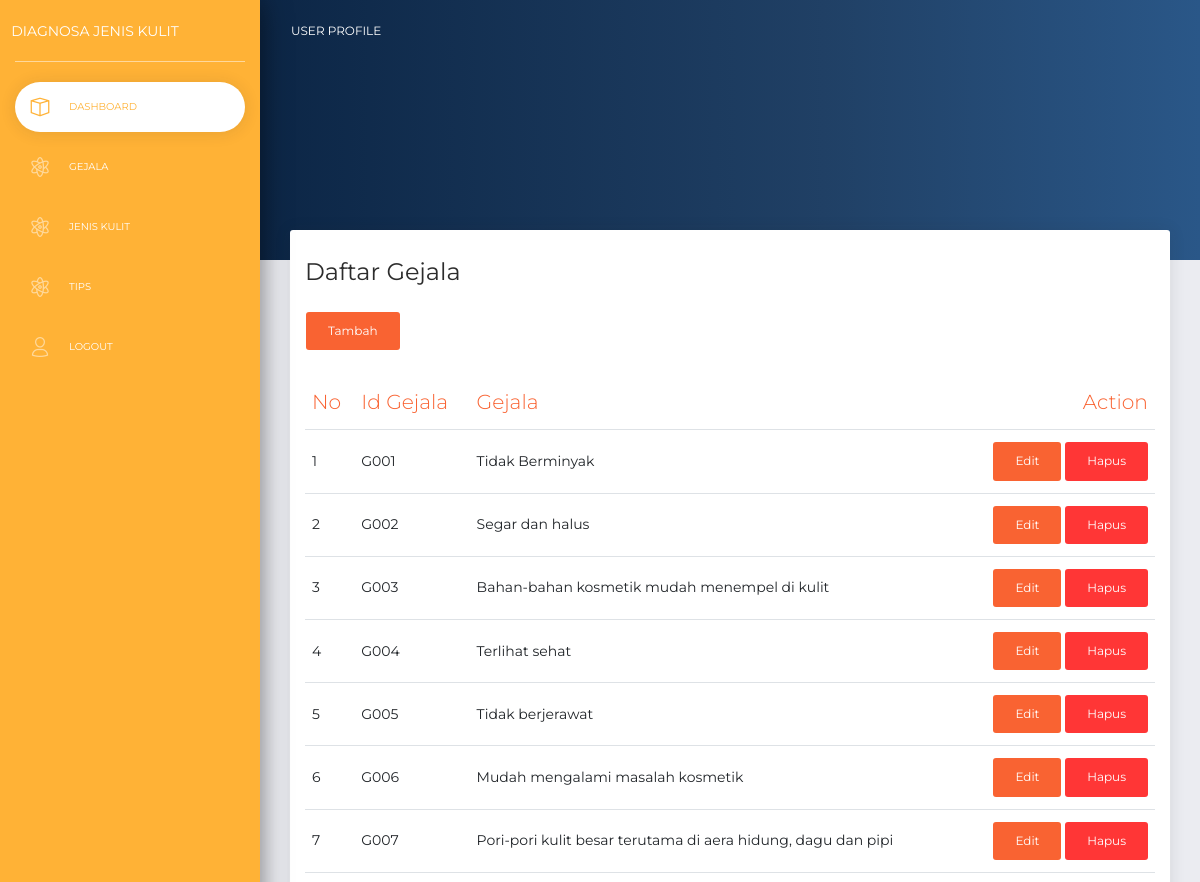
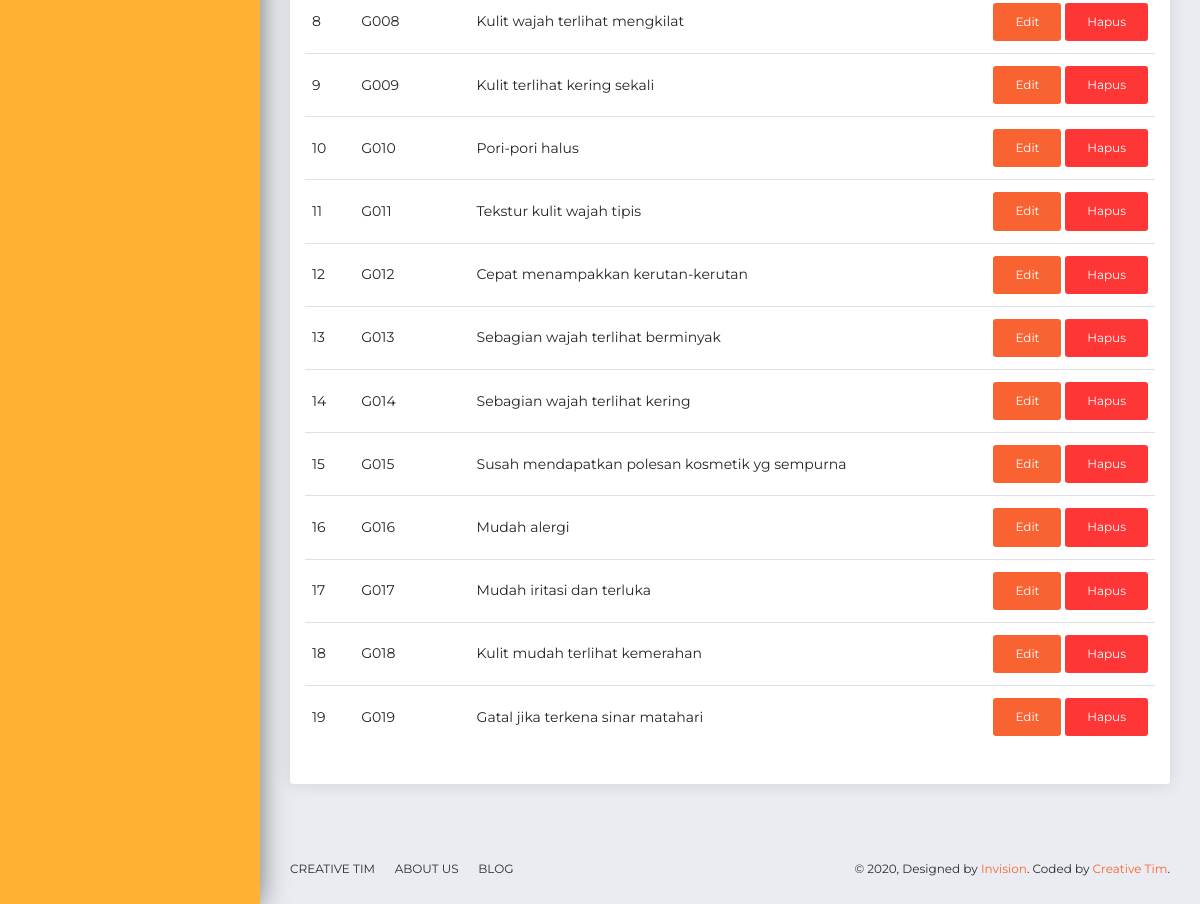
/index.php/gejala, run on the app's committed database (2 pictures, top to bottom).
### tables this page shows
CREATE TABLE `tb_gejala` (
  `id_gejala` varchar(5) NOT NULL,
  `gejala` varchar(255) NOT NULL
);

### application/controllers/Gejala.php (called while the page is built, shortened)
<?php
class Gejala extends CI_Controller
{
    function __construct() {
        $this->load->model('Gejala_model');
        $this->load->helper('form');
    }
    public function index()
    {
        $data['gejala_data'] = $this->Gejala_model->getData()->result();
        $this->load->view('admin/gejala/index', $data);
    }
}

### index.php (called while the page is built, shortened)
<?php
require_once BASEPATH.'core/CodeIgniter.php';

### application/models/Gejala_model.php (called while the page is built, shortened)
<?php
class Gejala_model extends CI_Model {
	public function getData(){
		return $this->db->get('tb_gejala');
	}
}
?>

### application/views/admin/gejala/index.php (the view)
<?php $this->load->view('admin/includes/header') ?>
  <div class="row">
  <div class="col-md-12">
    <div class="card">
      <div class="card-header">
        <h4 class="card-title">Daftar Gejala</h4>
        <a href="<?php echo base_url("Gejala/insert") ?>" class="btn btn-primary">Tambah</a>
      </div>
      <div class="card-body">
        <div class="table-responsive">
          <table class="table">
            <thead class=" text-primary">
              <th>
                No
              </th>
              <th>
                Id Gejala
              </th>
              <th>
                Gejala
              </th>
              <th class="text-right">
                Action
              </th>
            </thead>
            <tbody>
              <?php foreach ($gejala_data as $key => $value) : ?>
                <tr>
                  <td>
                    <?php echo $key+1; ?>
                  </td>
                  <td>
                    <?php echo $value->id_gejala ?>
                  </td>
                  <td>
                    <?php echo $value->gejala ?>
                  </td>
                  <td class="text-right">
                    <a href="<?php echo base_url("Gejala/update/".$value->id_gejala) ?>" class="btn btn-primary">Edit</a>
                    <a href="<?php echo base_url("Gejala/delete/".$value->id_gejala) ?>" class="btn btn-danger">Hapus</a>
                </td>
                </tr>
              <?php endforeach; ?>
            </tbody>
          </table>
        </div>
      </div>
    </div>
  </div>
</div>
<?php $this->load->view('admin/includes/footer') ?>

### application/views/admin/includes/header.php (shortened to what this page needs)
<!DOCTYPE html>
<html lang="en">
<head>
  <link rel="stylesheet" href="https://use.fontawesome.com/releases/v5.7.1/css/all.css">
  <link href="<?php echo base_url('assets/css/bootstrap.min.css');?> " rel="stylesheet" >
  <link href="<?php echo base_url('assets/css/now-ui-dashboard.css?v=1.5.0');?> " rel="stylesheet" >
  <link href="<?php echo base_url('assets/demo/demo.css');?> " rel="stylesheet" >
</head>
<body class="">
  <div class="wrapper ">
    <div class="sidebar" data-color="yellow">
      <div class="logo">
        <a href="http://www.creative-tim.com" class="simple-text logo-normal">
          Diagnosa Jenis Kulit
        </a>
      </div>
      <div class="sidebar-wrapper" id="sidebar-wrapper">
        <ul class="nav">
          <li class="active ">
            <a href="<?php echo base_url("Dashboard") ?>">
              <i class="now-ui-icons design_app"></i>
              <p>Dashboard</p>
            </a>
          </li>
          <li>
            <a href="<?php echo base_url("Gejala") ?>">
              <i class="now-ui-icons education_atom"></i>
              <p>Gejala</p>
            </a>
          </li>
          <li>
            <a href="<?php echo base_url("JenisKulit") ?>">
              <i class="now-ui-icons education_atom"></i>
              <p>Jenis Kulit</p>
            </a>
          </li>
          <li>
            <a href="<?php echo base_url("Tips") ?>">
              <i class="now-ui-icons education_atom"></i>
              <p>Tips</p>
            </a>
          </li>
          <li>
            <a href="<?php echo base_url("login/logout") ?>">
              <i class="now-ui-icons users_single-02"></i>
              <p>Logout</p>
            </a>
          </li>
        </ul>
      </div>
    </div>
    <div class="main-panel" id="main-panel">
      <nav class="navbar navbar-transparent  bg-primary  navbar-absolute">
        <div class="container-fluid">
          <div class="navbar-wrapper">
            <a class="navbar-brand" href="#pablo">User Profile</a>
          </div>
          <button class="navbar-toggler" type="button" data-toggle="collapse" data-target="#navigation" aria-controls="navigation-index" aria-expanded="false" aria-label="Toggle navigation">
          </button>
        </div>
      </nav>
      <div class="panel-header">
        <canvas id=""></canvas>
      </div>
      <div class="content">

### application/views/admin/includes/footer.php (shortened to what this page needs)
</div>
      <footer class="footer">
        <div class=" container-fluid ">
          <nav>
            <ul>
              <li>
                <a href="https://www.creative-tim.com">
                  Creative Tim
                </a>
              </li>
              <li>
                <a href="http://presentation.creative-tim.com">
                  About Us
                </a>
              </li>
              <li>
                <a href="http://blog.creative-tim.com">
                  Blog
                </a>
              </li>
            </ul>
          </nav>
          <div class="copyright" id="copyright">
            &copy; , Designed by <a href="https://www.invisionapp.com" target="_blank">Invision</a>. Coded by <a href="https://www.creative-tim.com" target="_blank">Creative Tim</a>.
          </div>
        </div>
      </footer>
    </div>
  </div>
  <script>
    $(document).ready(function() {
      // Javascript method's body can be found in assets/js/demos.js
      demo.initDashboardPageCharts();
    });
  </script>
</body>
</html>

### data on the page
tb_gejala: id_gejala "G001", gejala "Tidak Berminyak"
tb_gejala: id_gejala "G002", gejala "Segar dan halus"
tb_gejala: id_gejala "G003", gejala "Bahan-bahan kosmetik mudah menempel di kulit"
tb_gejala: id_gejala "G004", gejala "Terlihat sehat"
tb_gejala: id_gejala "G005", gejala "Tidak berjerawat"
tb_gejala: id_gejala "G006", gejala "Mudah mengalami masalah kosmetik"
tb_gejala: id_gejala "G007", gejala "Pori-pori kulit besar terutama di aera hidung, dagu dan pipi"
tb_gejala: id_gejala "G008", gejala "Kulit wajah terlihat mengkilat"
tb_gejala: id_gejala "G009", gejala "Kulit terlihat kering sekali"
tb_gejala: id_gejala "G010", gejala "Pori-pori halus"
tb_gejala: id_gejala "G011", gejala "Tekstur kulit wajah tipis"
tb_gejala: id_gejala "G012", gejala "Cepat menampakkan kerutan-kerutan"
tb_gejala: id_gejala "G013", gejala "Sebagian wajah terlihat berminyak"
tb_gejala: id_gejala "G014", gejala "Sebagian wajah terlihat kering"
tb_gejala: id_gejala "G015", gejala "Susah mendapatkan polesan kosmetik yg sempurna"
tb_gejala: id_gejala "G016", gejala "Mudah alergi"
tb_gejala: id_gejala "G017", gejala "Mudah iritasi dan terluka"
tb_gejala: id_gejala "G018", gejala "Kulit mudah terlihat kemerahan"
tb_gejala: id_gejala "G019", gejala "Gatal jika terkena sinar matahari"
